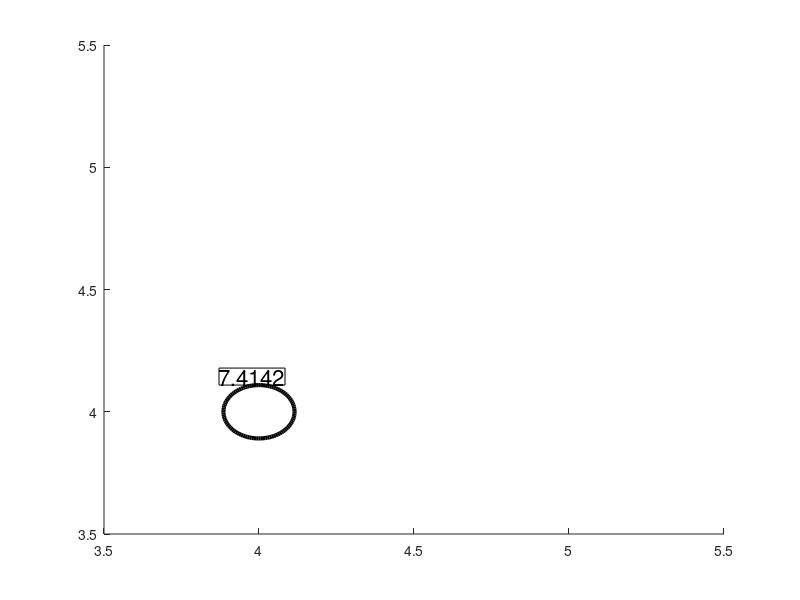

Recreate this plot in MATLAB. (Note: this script raises an error after producing the figure.)
s = [ 7.4142 4.1611 2.2523; 7.4045 4.4941 2.3438; 7.3988 4.2809 2.3565];

llim = 3.5;
rlim = 5.5;
n1 = 4:0.5:5;
n2 = 4:0.5:5;
cx=zeros(3,1);
cy=zeros(3,1);

figure('Position', [0 0 800 800]);
xlim([llim rlim]);
ylim([llim rlim]);
p  = get(gca, 'Position');
lx = get(gca, 'XLim');
ly = get(gca, 'YLim');

for i = 1:3
    cx(i) = (n1(i) - lx(1))/(lx(2) - lx(1)) * p(3) + p(1);
    cy(i) = (n2(i) - ly(1))/(ly(2) - ly(1)) * p(4) + p(2);
end

r = 0.006;
rt = 0.05;  %textbox radius...
for i = 1:3
    for j = 1:3
        rs = r*s(i,j);
        annotation('ellipse', [cx(i)-rs cy(j)-rs 2*rs 2*rs], 'LineWidth', 3);
        ss = sprintf('%.4f',s(i,j));
        annotation('textbox', [cx(i)-rt cy(j)+rs 2*rt rt], 'String', ss, 'FontSize', 16, 'FitHeightToText', 'on', 'LineStyle', 'none');
    end
end

stitle = sprintf('dimension %d, true evidence is %.4s \n stdev of these experiments is the number above the circle times 10^{-15} \n mean of these experiments are very close to true value \n experiments are repeated 10^3 times', 10, 9.7656e-14);
title(stitle,'FontSize',16);
set(gca, 'FontSize', 16);
xlabel('log_{10} N2 (chain length to evaluate evidence)','FontSize',16)
ylabel('log_{10} N1 (chain length to build levels)','FontSize',16)